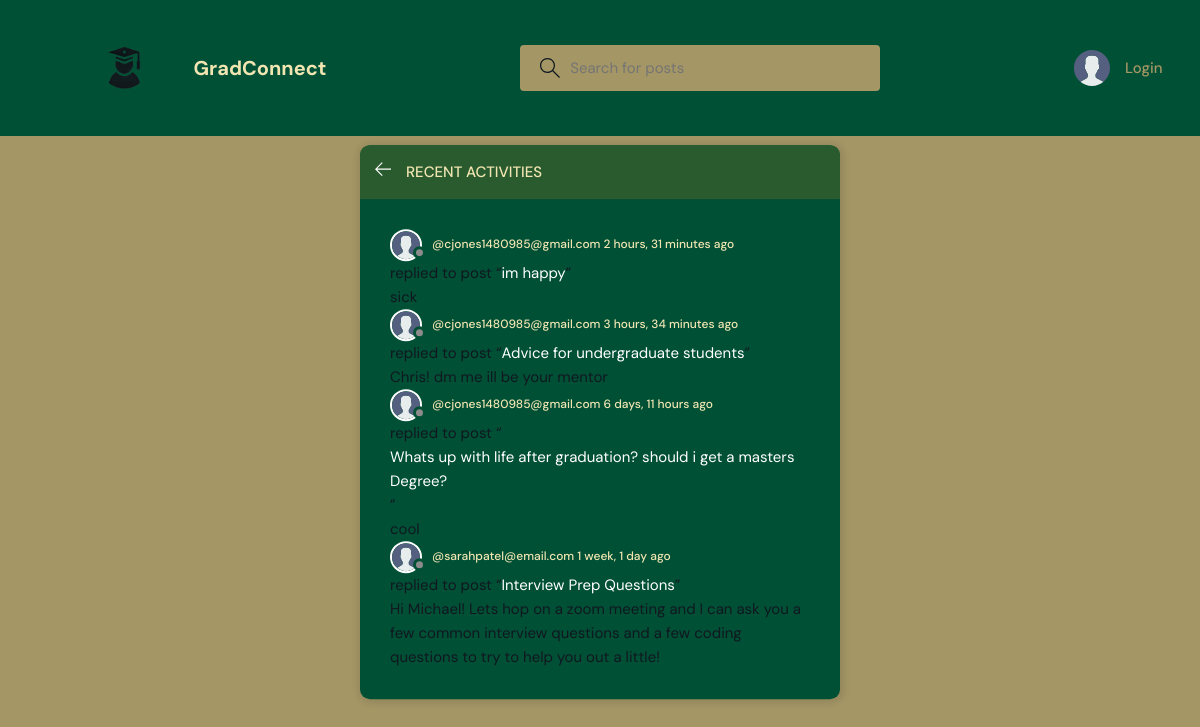
The page /activity/ on the database its author committed.
### base/models.py (models this page shows, shortened)
class Message(models.Model):
    user = models.ForeignKey(User, on_delete=models.CASCADE)
    room = models.ForeignKey(Room, on_delete=models.CASCADE)
    body = models.TextField()
    updated = models.DateTimeField(auto_now=True)
    created = models.DateTimeField(auto_now_add=True)
    class Meta:
        ordering = ['-updated', '-created']

class User(AbstractUser):
    name = models.CharField(max_length=200, null=True)
    email = models.EmailField(unique=True, null=True)
    bio = models.TextField(null=True)
    skills = models.ManyToManyField(Skill, related_name="users", blank=True)
    avatar = models.ImageField(null=True, default="avatar.svg")
    USERNAME_FIELD = 'email'
    REQUIRED_FIELDS = ['username']

class Room(models.Model):
    host = models.ForeignKey(User, on_delete=models.SET_NULL, null=True)
    topic = models.ForeignKey(Topic, on_delete=models.SET_NULL, null=True)
    name = models.CharField(max_length=200)
    description = models.TextField(null=True, blank=True)
    participants = models.ManyToManyField(
        User, related_name='participants', blank=True)
    updated = models.DateTimeField(auto_now=True)
    created = models.DateTimeField(auto_now_add=True)
    class Meta:
        ordering = ['-updated', '-created']
    def __str__(self):
        return self.name

### base/views.py (the view)
# urls.py: path('activity/', views.activityPage, name="activity"),
def activityPage(request):
    room_messages = Message.objects.all()
    return render(request, 'base/activity.html', {'room_messages': room_messages})

### base/templates/base/activity.html (shortened to what this page needs)
{% extends 'main.html' %}
{% block content %}
<main class="layout">
  <div class="container">
    <div class="layout__box">
      <div class="layout__boxHeader">
        <div class="layout__boxTitle">
          <a href="{% url 'home' %}">
            <svg version="1.1" xmlns="http://www.w3.org/2000/svg" width="32" height="32" viewBox="0 0 32 32">
              <title>arrow-left</title>
              <path
                d="M13.723 2.286l-13.723 13.714 13.719 13.714 1.616-1.611-10.96-10.96h27.625v-2.286h-27.625l10.965-10.965-1.616-1.607z">
              </path>
              </path>
            </svg>
          </a>
          <h3>Recent Activities</h3>
        </div>
      </div>
      <div class="activities-page layout__body">
        {% for message in room_messages %}
        <div class="activities__box">
          <div class="activities__boxHeader roomListRoom__header">
            <a href="{% url 'user-profile' message.user.id %}" class="roomListRoom__author">
              <div class="avatar avatar--small">
                <img src="{{message.user.avatar.url}}" />
              </div>
              <p>
                @{{message.user}}
                <span>{{message.created|timesince}} ago</span>
              </p>
            </a>
          </div>
          <div class="activities__boxContent">
            <p>replied to post “<a href="{% url 'room' message.room.id %}">{{message.room}}</a>”</p>
            <div class="activities__boxRoomContent">
              {{message.body}}
            </div>
          </div>
        </div>
        {% endfor %}
      </div>
    </div>
  </div>
</main>
{% endblock content %}

### static/styles/style.css (style rules this page uses)
:root { --color-main: #FFFFFF; --color-main-light: #899064; --color-dark: #005035; --color-dark-medium: #A49665; --color-dark-light: #2a5b2e; --color-light: #F1E6B2; --color-gray: #8b8b8b; --color-light-gray: #101820; --color-bg: #A49665; --color-success: #5dd693; --color-error: #802F2D; }
* { font-family: "DM Sans", -apple-system, BlinkMacSystemFont, "Segoe UI", Roboto, Oxygen, Ubuntu, Cantarell, "Open Sans", "Helvetica Neue", sans-serif; margin: 0; padding: 0; box-sizing: border-box; text-rendering: optimizeLegibility; font-size: inherit; }
html { font-size: 56.25%; }
@media only screen and (min-width: 1200px) { html { font-size: 62.5%; } }
body { line-height: 1.6; font-weight: 400; font-size: 1.5rem; color: var(--color-light-gray); background-color: var(--color-bg); min-height: 100vh; }
img { width: 100%; }
a { display: inline-block; color: var(--color-main); text-decoration: none; }
.container { width: 90%; margin: auto; }
.avatar { position: relative; display: inline-block; border-radius: 50%; border: 2px solid var(--color-main); }
.avatar img { display: block; border-radius: 50%; object-fit: cover; object-position: center; }
.avatar::after { content: ""; display: block; position: absolute; background-color: var(--color-gray); z-index: 111; border-radius: 50%; border: 0.3rem solid var(--color-dark); }
.avatar.avatar--small img { width: 2.8rem; height: 2.8rem; }
.avatar.avatar--small:after { width: 0.7rem; height: 0.7rem; bottom: 0px; right: -6px; }
.layout { margin-top: 2.4rem; }
.layout > .container { display: flex; justify-content: space-between; align-items: flex-start; }
.layout__box { width: 90%; max-width: 48rem; min-height: 40rem; position: absolute; top: 50%; left: 50%; transform: translate(-50%, -46%); background-color: var(--color-dark); border-radius: 1rem; box-shadow: 1px 1px 6px 3px rgba(0, 0, 0, 0.1); overflow: hidden; }
.layout__boxHeader { display: flex; padding: 1.5rem; background-color: var(--color-dark-light); }
.layout__boxTitle { display: flex; gap: 1.5rem; align-items: center; }
.layout__boxTitle h3 { text-transform: uppercase; font-weight: 500; color: var(--color-light); }
.layout__boxTitle svg { width: 1.6rem; height: 1.6rem; fill: var(--color-main); }
.layout__body { margin: 3rem; }
.roomListRoom__author { font-weight: 500; display: flex; align-items: center; gap: 1rem; color: var(--color-light); font-size: 1.2rem; }
.roomListRoom__author img { width: 40px; height: 40px; border-radius: 50%; }

### rows shown on the page
Message: user.avatar (placeholder picture), user "cjones1480985@gmail.com", created "2 hours, 31 minutes", room "im happy", body "sick"
Message: user.avatar (placeholder picture), user "cjones1480985@gmail.com", created "3 hours, 34 minutes", room "Advice for undergraduate students", body "Chris! dm me ill be your mentor"
Message: user.avatar (placeholder picture), user "cjones1480985@gmail.com", created "6 days, 11 hours", room "Whats up with life after graduation? should i get a masters Degree?", body "cool"
Message: user.avatar (placeholder picture), user "sarahpatel@email.com", created "1 week, 1 day", room "Interview Prep Questions", body "Hi Michael! Lets hop on a zoom meeting and I can ask you a few common interview questions and a few coding questions to try to help you out a little!"
